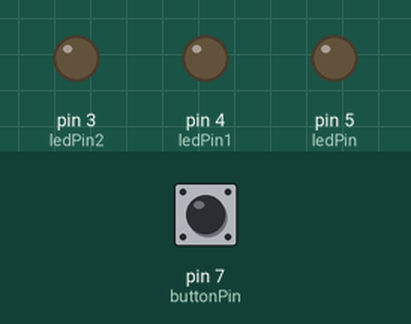
Simulated run of this sketch. Board: Arduino Uno, built with avr-gcc and run on an emulated ATmega328P. On the bench: output pins drawn as LEDs (lit = HIGH). Dashed ring = blinking. Inputs (shaded band) come from the test bench; at power-on: pin 7 (buttonPin) LOW.

Above: at 1.2 s.
1.3 s: pin 7 (buttonPin) pulled HIGH for 0.15 s
At 1.46 s:
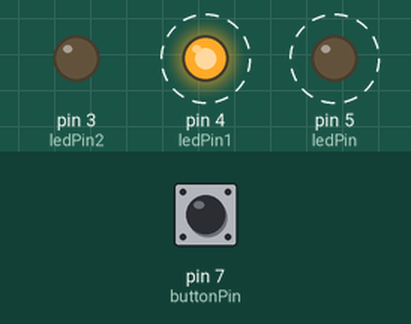
4.3 s: pin 7 (buttonPin) pulled HIGH for 1 s
At 4.56 s:
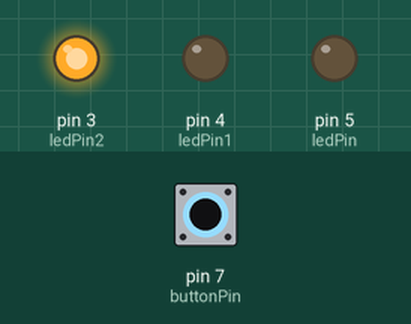
7.3 s: pin 7 (buttonPin) pulled HIGH for 3.2 s
At 7.66 s:
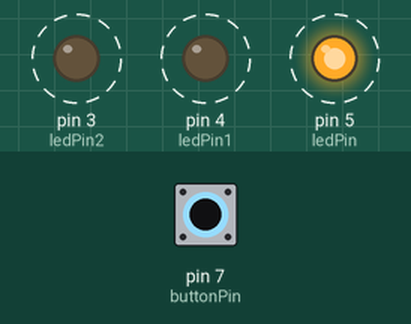
Timing chart, 0 to 18.0 s (numbered marks = the images above; inputs shaded):
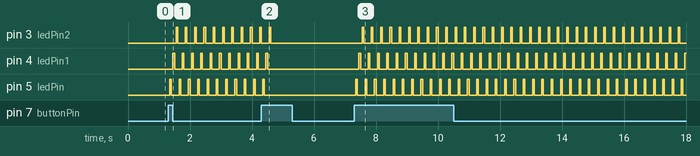

Measured:
- after the input at 1.3 s, pin 3 (ledPin2): alternates HIGH for 0.05 s and LOW for 0.25 s, starting after 0.25 s; pin 4 (ledPin1): alternates HIGH for 0.05 s and LOW for 0.25 s, starting after 0.15 s; pin 5 (ledPin): alternates HIGH for 0.05 s and LOW for 0.25 s, starting after 0.05 s
- after the input at 4.3 s, pin 3 (ledPin2): goes on until 4.6 s, then stays LOW; pin 4 (ledPin1): goes on until 4.5 s, then stays LOW; pin 5 (ledPin): goes on until 4.4 s, then stays LOW
- after the input at 7.3 s, pin 3 (ledPin2): alternates HIGH for 0.05 s and LOW for 0.25 s, starting after 0.25 s; pin 4 (ledPin1): alternates HIGH for 0.05 s and LOW for 0.25 s, starting after 0.15 s; pin 5 (ledPin): alternates HIGH for 0.05 s and LOW for 0.25 s, starting after 0.05 s

The sketch:

ButtonLeds.ino
```cpp
const int buttonPin = 7;    // the number of the pushbutton pin
const int ledPin = 5;      // the number of the LED pin
const int ledPin1 = 4;
const int ledPin2 = 3;

// Variables will change:
int ledState = LOW;         // the current state of the output pin
int buttonState;             // the current reading from the input pin
int lastButtonState = LOW;   // the previous reading from the input pin
bool REALLY = false;

// the following variables are unsigned longs because the time, measured in
// milliseconds, will quickly become a bigger number than can be stored in an int.
unsigned long lastDebounceTime = 0;  // the last time the output pin was toggled
unsigned long debounceDelay = 50;    // the debounce time; increase if the output flickers

void setup() {
  pinMode(buttonPin, INPUT);
  pinMode(ledPin, OUTPUT);
  pinMode(ledPin1, OUTPUT);
  pinMode(ledPin2, OUTPUT);

  // set initial LED state
  digitalWrite(ledPin, ledState);
  digitalWrite(ledPin1, ledState);
  digitalWrite(ledPin2, ledState);
}
void lightUp()
{
  digitalWrite(ledPin, HIGH);
    delay(50);
    digitalWrite(ledPin, LOW);
    delay(50);
    digitalWrite(ledPin1, HIGH);
    delay(50);
    digitalWrite(ledPin1, LOW);
    delay(50);
    digitalWrite(ledPin2, HIGH);
    delay(50);
    digitalWrite(ledPin2, LOW);
    delay(50);
}

void loop() {
  // read the state of the switch into a local variable:
  if(REALLY)
  {
    lightUp();
  }
  int reading = digitalRead(buttonPin);

  // check to see if you just pressed the button
  // (i.e. the input went from LOW to HIGH), and you've waited long enough
  // since the last press to ignore any noise:

  // If the switch changed, due to noise or pressing:
  if (reading != lastButtonState) {
    // reset the debouncing timer
    lastDebounceTime = millis();
  }

  if ((millis() - lastDebounceTime) > debounceDelay) {
    // whatever the reading is at, it's been there for longer than the debounce
    // delay, so take it as the actual current state:

    // if the button state has changed:
    if (reading != buttonState) {
      buttonState = reading;

      // only toggle the LED if the new button state is HIGH
      if (buttonState == HIGH) {
        Serial.println("AAA");
        REALLY = !REALLY;
      }
    }
  }

  // save the reading. Next time through the loop, it'll be the lastButtonState:
  lastButtonState = reading;
}
```
